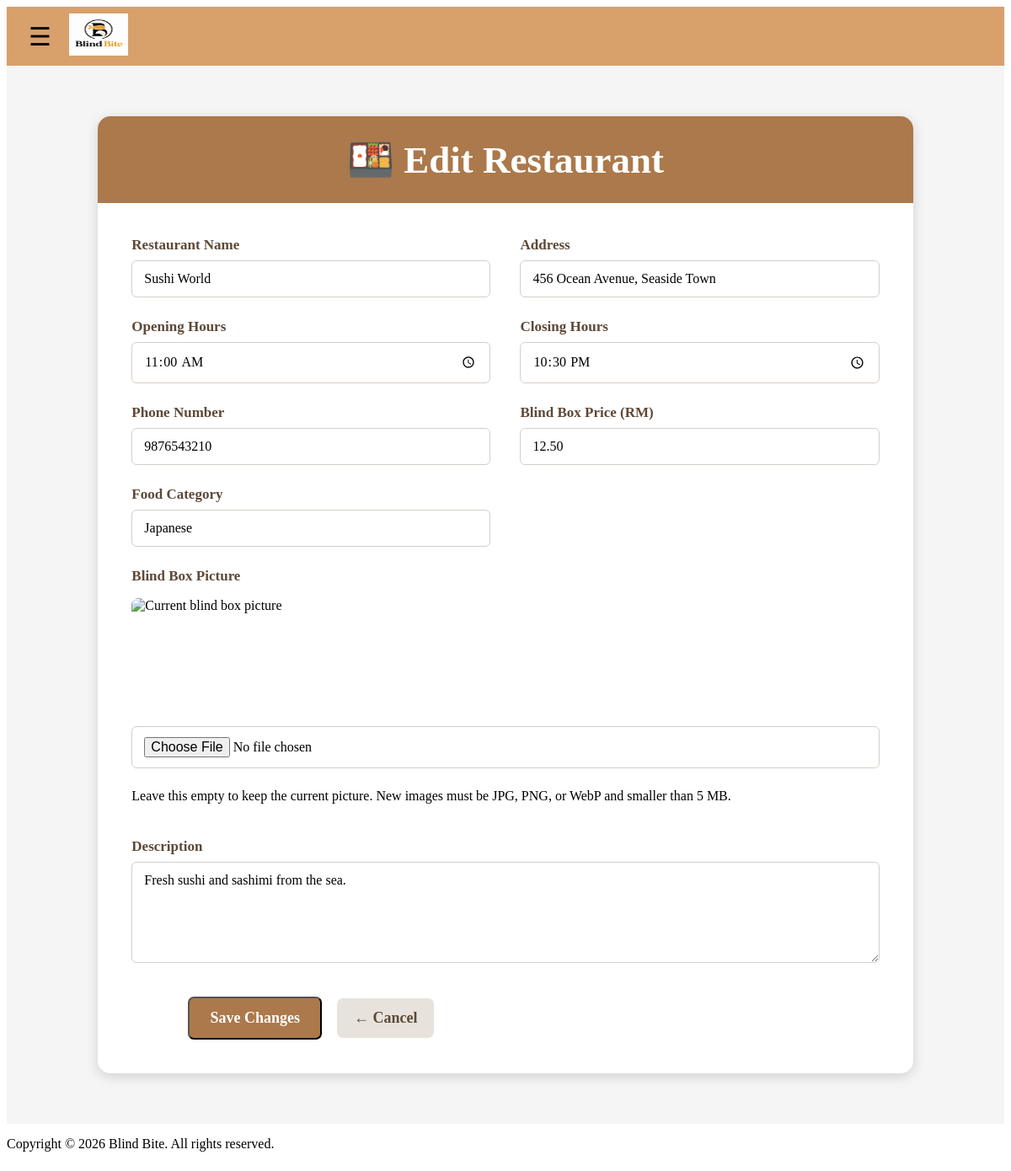
Page /admin/edit_restaurant.php?restaurant=Sushi+World (signed in) on the committed database.
### tables this page shows
CREATE TABLE restaurants (
    restaurant_name VARCHAR(100) PRIMARY KEY,
    restaurant_address VARCHAR(100) NOT NULL UNIQUE,
    restaurant_opening_hours TIME NOT NULL,
    restaurant_closing_hours TIME NOT NULL,
    restaurant_phone_number VARCHAR(20) NOT NULL UNIQUE,
    blind_box_price DECIMAL(10,2) NOT NULL,
    blind_box_description TEXT NOT NULL,
    blind_box_image VARCHAR(255) DEFAULT NULL,
    blind_box_food_category TEXT NOT NULL
);

### includes/restaurant_image.php (called while the page is built, shortened)
<?php
function restaurant_image_url(?string $filename): string
{
    $default_url = BASE_URL . '/images/BBbox.png';
    if (!$filename || basename($filename) !== $filename) {
        return $default_url;
    }
    return BASE_URL . '/images/restaurants/' . rawurlencode($filename);
}
?>

### admin/edit_restaurant.php (the view, shortened to what this page needs)
<?php
include '../config/db_connect.php';
require_once '../includes/restaurant_image.php';
$original_name = isset($_GET['restaurant']) ? $_GET['restaurant'] : (isset($_POST['original_restaurant_name']) ? $_POST['original_restaurant_name'] : '');
$stmt = $conn->prepare("SELECT * FROM restaurants WHERE restaurant_name = ?");
$stmt->bind_param("s", $original_name);
$stmt->execute();
$result = $stmt->get_result();
$form = $result->fetch_assoc();
?>
<?php include '../includes/header.php'; ?>
<?php include '../includes/adminNavigation.php'; ?>
<link rel="stylesheet" href="<?php echo BASE_URL; ?>/css/admin.css">
<section class="admin-page">
    <div class="admin-card">
        <div class="admin-header">
            <h1>🍱 Edit Restaurant</h1>
        </div>
        <div class="admin-body">
            <form
                method="POST"
                action="edit_restaurant.php"
                class="restaurant-form"
                enctype="multipart/form-data"
            >
                <div class="form-group">
                    <label for="restaurant_name">
                        Restaurant Name
                    </label>
                    <input
                        type="text"
                        id="restaurant_name"
                        name="restaurant_name"
                        minlength="2"
                        maxlength="100"
                        value="<?php echo htmlspecialchars($form['restaurant_name']); ?>"
                        required
                    >
                </div>
                <div class="form-group">
                    <label for="restaurant_address">
                        Address
                    </label>
                    <input
                        type="text"
                        id="restaurant_address"
                        name="restaurant_address"
                        minlength="5"
                        maxlength="100"
                        value="<?php echo htmlspecialchars($form['restaurant_address']); ?>"
                        required
                    >
                </div>
                <div class="form-group">
                    <label for="restaurant_opening_hours">
                        Opening Hours
                    </label>
                    <input
                        type="time"
                        id="restaurant_opening_hours"
                        name="restaurant_opening_hours"
                        value="<?php echo htmlspecialchars(
                            substr($form['restaurant_opening_hours'], 0, 5)
                        ); ?>"
                        required
                    >
                </div>
                <div class="form-group">
                    <label for="restaurant_closing_hours">
                        Closing Hours
                    </label>
                    <input
                        type="time"
                        id="restaurant_closing_hours"
                        name="restaurant_closing_hours"
                        value="<?php echo htmlspecialchars(
                            substr($form['restaurant_closing_hours'], 0, 5)
                        ); ?>"
                        required
                    >
                </div>
                <div class="form-group">
                    <label for="restaurant_phone_number">
                        Phone Number
                    </label>
                    <input
                        type="text"
                        id="restaurant_phone_number"
                        name="restaurant_phone_number"
                        pattern="01[0-9]{8,9}"
                        maxlength="11"
                        inputmode="numeric"
                        title="Enter 10 or 11 digits starting with 01"
                        value="<?php echo htmlspecialchars(
                            $form['restaurant_phone_number']
                        ); ?>"
                        required
                    >
                </div>
                <div class="form-group">
                    <label for="blind_box_price">
                        Blind Box Price (RM)
                    </label>
                    <input
                        type="number"
                        step="0.01"
                        min="0.01"
                        max="99999999.99"
                        id="blind_box_price"
                        name="blind_box_price"
                        value="<?php echo htmlspecialchars(
                            $form['blind_box_price']
                        ); ?>"
                        required
                    >
                </div>
                <div class="form-group">
                    <label for="blind_box_food_category">
                        Food Category
                    </label>
                    <input
                        type="text"
                        id="blind_box_food_category"
                        name="blind_box_food_category"
                        minlength="2"
                        maxlength="50"
                        value="<?php echo htmlspecialchars(
                            $form['blind_box_food_category']
                        ); ?>"
                        required
                    >
                </div>
                <div class="form-group form-full">
                    <label for="blind_box_image">
                        Blind Box Picture
                    </label>
                    <img
                        src="<?php echo htmlspecialchars(restaurant_image_url($form['blind_box_image'] ?? null)); ?>"
                        class="restaurant-image-preview"
                        alt="Current blind box picture"
                    >
                    <input
                        type="file"
                        id="blind_box_image"
                        name="blind_box_image"
                        accept="image/jpeg,image/png,image/webp"
                    >
                    <p class="field-hint">
                        Leave this empty to keep the current picture. New images must be JPG, PNG, or WebP and smaller than 5 MB.
                    </p>
                </div>
                <div class="form-group form-full">
                    <label for="blind_box_description">
                        Description
                    </label>
                    <textarea
                        id="blind_box_description"
                        name="blind_box_description"
                        rows="5"
                        minlength="10"
                        maxlength="1000"
                        required
                    ><?php echo htmlspecialchars(
                        $form['blind_box_description']
                    ); ?></textarea>
                </div>
                <div class="restaurant-form-actions">
                    <button
                        type="submit"
                        class="admin-action-btn add-btn"
                    >
                        Save Changes
                    </button>
                    <a
                        href="restaurants.php"
                        class="admin-action-btn back-btn"
                    >
                        ← Cancel
                    </a>
                </div>
            </form>
        </div>
    </div>
</section>
<?php include '../includes/footer.php'; ?>

### css/style.css (style rules this page uses)
.back-btn { display:flex; align-items:center; gap:6px; border:none; background:none; cursor:pointer; color:#8f623c; font-size:15px; font-weight:600; padding:6px 10px; border-radius:20px; transition:background 0.2s ease, transform 0.15s ease, color 0.2s ease; }

### css/admin.css (style rules this page uses)
.admin-page { min-height: 70vh; padding: 60px 7%; background: #f5f5f5; box-sizing: border-box; }
.admin-card { width: 95%; max-width: 1300px; margin: 0 auto; background: #ffffff; border-radius: 15px; overflow: hidden; box-shadow: 0 4px 15px rgba(0, 0, 0, 0.15); }
.admin-header { background: #ab794b; padding: 25px; text-align: center; font-size: 45px; }
.admin-header h1 { margin: 0; color: white; font-size: 45px; }
.admin-body { padding: 40px; }
.admin-action-btn { display: inline-block; padding: 12px 22px; border-radius: 7px; text-decoration: none; font-size: 16px; font-weight: bold; transition: 0.2s; }
.add-btn { background-color: #ab794b; color: white; }
.restaurant-form { display: grid; grid-template-columns: repeat(2, 1fr); gap: 25px 35px; width: 100%; }
.form-group { display: flex; flex-direction: column; gap: 8px; }
.form-group label { font-size: 17px; font-weight: bold; color: #5d4938; }
.form-group input, .form-group textarea { width: 100%; box-sizing: border-box; padding: 12px 14px; border: 1px solid #d5cec8; border-radius: 6px; background-color: #ffffff; font-size: 16px; font-family: inherit; outline: none; }
.form-group textarea { resize: vertical; min-height: 120px; }
.form-full { grid-column: 1 / -1; }
.restaurant-form-actions { display: flex; justify-content: center; align-items: center; gap: 18px; margin-top: 15px; }
.restaurant-form-actions .admin-action-btn { padding: 13px 24px; text-align: center; box-sizing: border-box; border-radius: 7px; font-size: 18px; font-weight: bold; font-family: inherit; }
.restaurant-form-actions .add-btn { background-color: #ab794b; color: white; }
.restaurant-form-actions .back-btn { background-color: #e8e2dc; color: #5d4938; padding-left: 20px; padding-right: 20px; min-width: auto; }
.restaurant-image-preview { display: block; width: 180px; height: 130px; margin: 8px 0 14px; border-radius: 8px; object-fit: cover; }

### rows in the picture
restaurants: restaurant_name "Sushi World", restaurant_address "456 Ocean Avenue, Seaside Town", restaurant_opening_hours "11:00", restaurant_closing_hours "22:30", restaurant_phone_number "9876543210", blind_box_price "12.50", blind_box_food_category "Japanese", blind_box_description "Fresh sushi and sashimi from the sea."
